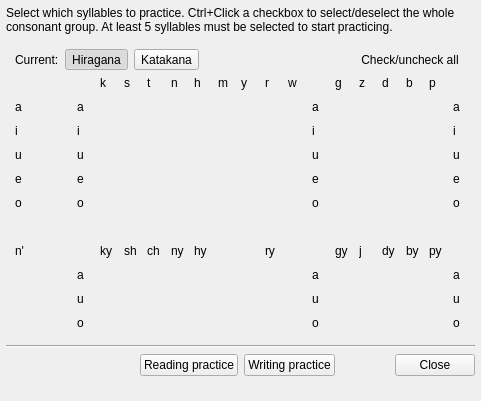
<?xml version="1.0" encoding="UTF-8"?>
<ui version="4.0">
 <class>KanaPracticeSettingsForm</class>
 <widget class="QMainWindow" name="KanaPracticeSettingsForm">
  <property name="geometry">
   <rect>
    <x>0</x>
    <y>0</y>
    <width>433</width>
    <height>401</height>
   </rect>
  </property>
  <property name="sizePolicy">
   <sizepolicy hsizetype="Fixed" vsizetype="Fixed">
    <horstretch>0</horstretch>
    <verstretch>0</verstretch>
   </sizepolicy>
  </property>
  <property name="windowTitle">
   <string>zkanji - Kana practice settings</string>
  </property>
  <widget class="QWidget" name="centralwidget">
   <layout class="QVBoxLayout" name="verticalLayout">
    <property name="leftMargin">
     <number>6</number>
    </property>
    <property name="topMargin">
     <number>6</number>
    </property>
    <property name="rightMargin">
     <number>6</number>
    </property>
    <property name="bottomMargin">
     <number>6</number>
    </property>
    <item>
     <widget class="QLabel" name="label">
      <property name="text">
       <string>Select which syllables to practice. Ctrl+Click a checkbox to select/deselect the whole consonant group. At least 5 syllables must be selected to start practicing.</string>
      </property>
      <property name="wordWrap">
       <bool>true</bool>
      </property>
     </widget>
    </item>
    <item>
     <widget class="QWidget" name="widget" native="true">
      <layout class="QVBoxLayout" name="verticalLayout_4">
       <item>
        <layout class="QHBoxLayout" name="horizontalLayout_3">
         <item>
          <widget class="QLabel" name="label_116">
           <property name="text">
            <string>Current:</string>
           </property>
          </widget>
         </item>
         <item>
          <widget class="QToolButton" name="hiraButton">
           <property name="toolTip">
            <string>Show which hiragana syllables to practice. When not displayed currently, the syllables are still checked</string>
           </property>
           <property name="text">
            <string>Hiragana</string>
           </property>
           <property name="checkable">
            <bool>true</bool>
           </property>
           <property name="checked">
            <bool>true</bool>
           </property>
           <property name="autoExclusive">
            <bool>true</bool>
           </property>
          </widget>
         </item>
         <item>
          <widget class="QToolButton" name="kataButton">
           <property name="toolTip">
            <string>Show which katakana syllables to practice. When not displayed currently, the syllables are still checked</string>
           </property>
           <property name="text">
            <string>Katakana</string>
           </property>
           <property name="checkable">
            <bool>true</bool>
           </property>
           <property name="autoExclusive">
            <bool>true</bool>
           </property>
          </widget>
         </item>
         <item>
          <spacer name="horizontalSpacer_3">
           <property name="orientation">
            <enum>Qt::Horizontal</enum>
           </property>
           <property name="sizeHint" stdset="0">
            <size>
             <width>40</width>
             <height>20</height>
            </size>
           </property>
          </spacer>
         </item>
         <item>
          <widget class="QToolButton" name="checkButton">
           <property name="toolTip">
            <string>Check all currently displayed kana</string>
           </property>
           <property name="text">
            <string>Check/uncheck all</string>
           </property>
           <property name="icon">
            <iconset resource="../Resources/resources.qrc">
             <normaloff>:/checkall.svg</normaloff>:/checkall.svg</iconset>
           </property>
           <property name="iconSize">
            <size>
             <width>18</width>
             <height>18</height>
            </size>
           </property>
           <property name="autoRaise">
            <bool>true</bool>
           </property>
          </widget>
         </item>
        </layout>
       </item>
       <item>
        <widget class="QStackedWidget" name="stack">
         <property name="currentIndex">
          <number>0</number>
         </property>
         <widget class="QWidget" name="hiraPage">
          <layout class="QVBoxLayout" name="verticalLayout_2">
           <property name="leftMargin">
            <number>0</number>
           </property>
           <property name="topMargin">
            <number>0</number>
           </property>
           <property name="rightMargin">
            <number>0</number>
           </property>
           <property name="bottomMargin">
            <number>0</number>
           </property>
           <item>
            <layout class="QGridLayout" name="hiraLayout">
             <property name="spacing">
              <number>10</number>
             </property>
             <item row="6" column="1">
              <widget class="QLabel" name="label_33">
               <property name="text">
                <string/>
               </property>
              </widget>
             </item>
             <item row="7" column="0">
              <widget class="QLabel" name="label_31">
               <property name="text">
                <string>n'</string>
               </property>
              </widget>
             </item>
             <item row="7" column="15">
              <widget class="QLabel" name="label_25">
               <property name="text">
                <string>j</string>
               </property>
              </widget>
             </item>
             <item row="7" column="14">
              <widget class="QLabel" name="label_24">
               <property name="text">
                <string>gy</string>
               </property>
              </widget>
             </item>
             <item row="1" column="13">
              <widget class="QLabel" name="label_100">
               <property name="text">
                <string>a</string>
               </property>
              </widget>
             </item>
             <item row="9" column="3">
              <widget class="QLabel" name="label_44">
               <property name="text">
                <string>u</string>
               </property>
              </widget>
             </item>
             <item row="1" column="0">
              <widget class="QLabel" name="label_18">
               <property name="text">
                <string>a</string>
               </property>
              </widget>
             </item>
             <item row="3" column="0">
              <widget class="QLabel" name="label_49">
               <property name="text">
                <string>u</string>
               </property>
              </widget>
             </item>
             <item row="0" column="1">
              <widget class="QLabel" name="label_32">
               <property name="text">
                <string/>
               </property>
              </widget>
             </item>
             <item row="0" column="6">
              <widget class="QLabel" name="label_5">
               <property name="text">
                <string>t</string>
               </property>
              </widget>
             </item>
             <item row="0" column="4">
              <widget class="QLabel" name="label_3">
               <property name="text">
                <string>k</string>
               </property>
              </widget>
             </item>
             <item row="2" column="0">
              <widget class="QLabel" name="label_48">
               <property name="text">
                <string>i</string>
               </property>
              </widget>
             </item>
             <item row="4" column="0">
              <widget class="QLabel" name="label_51">
               <property name="text">
                <string>e</string>
               </property>
              </widget>
             </item>
             <item row="0" column="9">
              <widget class="QLabel" name="label_8">
               <property name="text">
                <string>m</string>
               </property>
              </widget>
             </item>
             <item row="0" column="17">
              <widget class="QLabel" name="label_15">
               <property name="text">
                <string>b</string>
               </property>
              </widget>
             </item>
             <item row="0" column="18">
              <widget class="QLabel" name="label_16">
               <property name="text">
                <string>p</string>
               </property>
              </widget>
             </item>
             <item row="0" column="14">
              <widget class="QLabel" name="label_12">
               <property name="text">
                <string>g</string>
               </property>
              </widget>
             </item>
             <item row="0" column="16">
              <widget class="QLabel" name="label_14">
               <property name="text">
                <string>d</string>
               </property>
              </widget>
             </item>
             <item row="0" column="15">
              <widget class="QLabel" name="label_13">
               <property name="text">
                <string>z</string>
               </property>
              </widget>
             </item>
             <item row="1" column="3">
              <widget class="QLabel" name="label_2">
               <property name="text">
                <string>a</string>
               </property>
              </widget>
             </item>
             <item row="7" column="4">
              <widget class="QLabel" name="label_19">
               <property name="text">
                <string>ky</string>
               </property>
              </widget>
             </item>
             <item row="0" column="11">
              <widget class="QLabel" name="label_10">
               <property name="text">
                <string>r</string>
               </property>
              </widget>
             </item>
             <item row="0" column="12">
              <widget class="QLabel" name="label_11">
               <property name="text">
                <string>w</string>
               </property>
              </widget>
             </item>
             <item row="7" column="16">
              <widget class="QLabel" name="label_26">
               <property name="text">
                <string>dy</string>
               </property>
              </widget>
             </item>
             <item row="7" column="17">
              <widget class="QLabel" name="label_27">
               <property name="text">
                <string>by</string>
               </property>
              </widget>
             </item>
             <item row="8" column="3">
              <widget class="QLabel" name="label_30">
               <property name="text">
                <string>a</string>
               </property>
              </widget>
             </item>
             <item row="10" column="3">
              <widget class="QLabel" name="label_46">
               <property name="text">
                <string>o</string>
               </property>
              </widget>
             </item>
             <item row="5" column="0">
              <widget class="QLabel" name="label_50">
               <property name="text">
                <string>o</string>
               </property>
              </widget>
             </item>
             <item row="0" column="7">
              <widget class="QLabel" name="label_6">
               <property name="text">
                <string>n</string>
               </property>
              </widget>
             </item>
             <item row="7" column="18">
              <widget class="QLabel" name="label_28">
               <property name="text">
                <string>py</string>
               </property>
              </widget>
             </item>
             <item row="1" column="2">
              <spacer name="verticalSpacer_3">
               <property name="orientation">
                <enum>Qt::Vertical</enum>
               </property>
               <property name="sizeHint" stdset="0">
                <size>
                 <width>15</width>
                 <height>5</height>
                </size>
               </property>
              </spacer>
             </item>
             <item row="7" column="11">
              <widget class="QLabel" name="label_29">
               <property name="text">
                <string>ry</string>
               </property>
              </widget>
             </item>
             <item row="0" column="8">
              <widget class="QLabel" name="label_7">
               <property name="text">
                <string>h</string>
               </property>
              </widget>
             </item>
             <item row="5" column="3">
              <widget class="QLabel" name="label_43">
               <property name="text">
                <string>o</string>
               </property>
              </widget>
             </item>
             <item row="0" column="5">
              <widget class="QLabel" name="label_4">
               <property name="text">
                <string>s</string>
               </property>
              </widget>
             </item>
             <item row="0" column="10">
              <widget class="QLabel" name="label_9">
               <property name="text">
                <string>y</string>
               </property>
              </widget>
             </item>
             <item row="2" column="3">
              <widget class="QLabel" name="label_40">
               <property name="text">
                <string>i</string>
               </property>
              </widget>
             </item>
             <item row="3" column="3">
              <widget class="QLabel" name="label_41">
               <property name="text">
                <string>u</string>
               </property>
              </widget>
             </item>
             <item row="7" column="7">
              <widget class="QLabel" name="label_23">
               <property name="text">
                <string>ny</string>
               </property>
              </widget>
             </item>
             <item row="7" column="6">
              <widget class="QLabel" name="label_21">
               <property name="text">
                <string>ch</string>
               </property>
              </widget>
             </item>
             <item row="7" column="5">
              <widget class="QLabel" name="label_20">
               <property name="text">
                <string>sh</string>
               </property>
              </widget>
             </item>
             <item row="7" column="8">
              <widget class="QLabel" name="label_22">
               <property name="text">
                <string>hy</string>
               </property>
              </widget>
             </item>
             <item row="2" column="13">
              <widget class="QLabel" name="label_102">
               <property name="text">
                <string>i</string>
               </property>
              </widget>
             </item>
             <item row="2" column="19">
              <widget class="QLabel" name="label_103">
               <property name="text">
                <string>i</string>
               </property>
              </widget>
             </item>
             <item row="1" column="19">
              <widget class="QLabel" name="label_101">
               <property name="text">
                <string>a</string>
               </property>
              </widget>
             </item>
             <item row="3" column="13">
              <widget class="QLabel" name="label_104">
               <property name="text">
                <string>u</string>
               </property>
              </widget>
             </item>
             <item row="4" column="13">
              <widget class="QLabel" name="label_106">
               <property name="text">
                <string>e</string>
               </property>
              </widget>
             </item>
             <item row="3" column="19">
              <widget class="QLabel" name="label_105">
               <property name="text">
                <string>u</string>
               </property>
              </widget>
             </item>
             <item row="4" column="3">
              <widget class="QLabel" name="label_42">
               <property name="text">
                <string>e</string>
               </property>
              </widget>
             </item>
             <item row="4" column="19">
              <widget class="QLabel" name="label_107">
               <property name="text">
                <string>e</string>
               </property>
              </widget>
             </item>
             <item row="8" column="13">
              <widget class="QLabel" name="label_110">
               <property name="text">
                <string>a</string>
               </property>
              </widget>
             </item>
             <item row="5" column="19">
              <widget class="QLabel" name="label_109">
               <property name="text">
                <string>o</string>
               </property>
              </widget>
             </item>
             <item row="9" column="13">
              <widget class="QLabel" name="label_112">
               <property name="text">
                <string>u</string>
               </property>
              </widget>
             </item>
             <item row="8" column="19">
              <widget class="QLabel" name="label_111">
               <property name="text">
                <string>a</string>
               </property>
              </widget>
             </item>
             <item row="5" column="13">
              <widget class="QLabel" name="label_108">
               <property name="text">
                <string>o</string>
               </property>
              </widget>
             </item>
             <item row="10" column="19">
              <widget class="QLabel" name="label_115">
               <property name="text">
                <string>o</string>
               </property>
              </widget>
             </item>
             <item row="9" column="19">
              <widget class="QLabel" name="label_113">
               <property name="text">
                <string>u</string>
               </property>
              </widget>
             </item>
             <item row="10" column="13">
              <widget class="QLabel" name="label_114">
               <property name="text">
                <string>o</string>
               </property>
              </widget>
             </item>
            </layout>
           </item>
          </layout>
         </widget>
         <widget class="QWidget" name="kataPage">
          <layout class="QVBoxLayout" name="verticalLayout_3">
           <property name="leftMargin">
            <number>0</number>
           </property>
           <property name="topMargin">
            <number>0</number>
           </property>
           <property name="rightMargin">
            <number>0</number>
           </property>
           <property name="bottomMargin">
            <number>0</number>
           </property>
           <item>
            <layout class="QGridLayout" name="kataLayout">
             <property name="spacing">
              <number>10</number>
             </property>
             <item row="8" column="3">
              <widget class="QLabel" name="label_34">
               <property name="text">
                <string>A</string>
               </property>
              </widget>
             </item>
             <item row="7" column="16">
              <widget class="QLabel" name="label_35">
               <property name="text">
                <string>DY</string>
               </property>
              </widget>
             </item>
             <item row="10" column="3">
              <widget class="QLabel" name="label_47">
               <property name="text">
                <string>O</string>
               </property>
              </widget>
             </item>
             <item row="7" column="18">
              <widget class="QLabel" name="label_36">
               <property name="text">
                <string>PY</string>
               </property>
              </widget>
             </item>
             <item row="1" column="2">
              <spacer name="verticalSpacer_4">
               <property name="orientation">
                <enum>Qt::Vertical</enum>
               </property>
               <property name="sizeHint" stdset="0">
                <size>
                 <width>15</width>
                 <height>5</height>
                </size>
               </property>
              </spacer>
             </item>
             <item row="7" column="17">
              <widget class="QLabel" name="label_37">
               <property name="text">
                <string>BY</string>
               </property>
              </widget>
             </item>
             <item row="1" column="0">
              <widget class="QLabel" name="label_38">
               <property name="text">
                <string>A</string>
               </property>
              </widget>
             </item>
             <item row="9" column="3">
              <widget class="QLabel" name="label_45">
               <property name="text">
                <string>U</string>
               </property>
              </widget>
             </item>
             <item row="5" column="0">
              <widget class="QLabel" name="label_52">
               <property name="text">
                <string>O</string>
               </property>
              </widget>
             </item>
             <item row="3" column="0">
              <widget class="QLabel" name="label_53">
               <property name="text">
                <string>U</string>
               </property>
              </widget>
             </item>
             <item row="2" column="0">
              <widget class="QLabel" name="label_54">
               <property name="text">
                <string>I</string>
               </property>
              </widget>
             </item>
             <item row="7" column="11">
              <widget class="QLabel" name="label_39">
               <property name="text">
                <string>RY</string>
               </property>
              </widget>
             </item>
             <item row="4" column="0">
              <widget class="QLabel" name="label_55">
               <property name="text">
                <string>E</string>
               </property>
              </widget>
             </item>
             <item row="0" column="1">
              <widget class="QLabel" name="label_56">
               <property name="text">
                <string/>
               </property>
              </widget>
             </item>
             <item row="0" column="7">
              <widget class="QLabel" name="label_17">
               <property name="text">
                <string>N</string>
               </property>
              </widget>
             </item>
             <item row="0" column="8">
              <widget class="QLabel" name="label_57">
               <property name="text">
                <string>H</string>
               </property>
              </widget>
             </item>
             <item row="0" column="9">
              <widget class="QLabel" name="label_58">
               <property name="text">
                <string>M</string>
               </property>
              </widget>
             </item>
             <item row="0" column="6">
              <widget class="QLabel" name="label_59">
               <property name="text">
                <string>T</string>
               </property>
              </widget>
             </item>
             <item row="0" column="4">
              <widget class="QLabel" name="label_60">
               <property name="text">
                <string>K</string>
               </property>
              </widget>
             </item>
             <item row="0" column="16">
              <widget class="QLabel" name="label_61">
               <property name="text">
                <string>D</string>
               </property>
              </widget>
             </item>
             <item row="0" column="18">
              <widget class="QLabel" name="label_62">
               <property name="text">
                <string>P</string>
               </property>
              </widget>
             </item>
             <item row="0" column="15">
              <widget class="QLabel" name="label_63">
               <property name="text">
                <string>Z</string>
               </property>
              </widget>
             </item>
             <item row="0" column="17">
              <widget class="QLabel" name="label_64">
               <property name="text">
                <string>B</string>
               </property>
              </widget>
             </item>
             <item row="0" column="14">
              <widget class="QLabel" name="label_65">
               <property name="text">
                <string>G</string>
               </property>
              </widget>
             </item>
             <item row="0" column="11">
              <widget class="QLabel" name="label_66">
               <property name="text">
                <string>R</string>
               </property>
              </widget>
             </item>
             <item row="1" column="3">
              <widget class="QLabel" name="label_67">
               <property name="text">
                <string>A</string>
               </property>
              </widget>
             </item>
             <item row="0" column="12">
              <widget class="QLabel" name="label_68">
               <property name="text">
                <string>W</string>
               </property>
              </widget>
             </item>
             <item row="7" column="4">
              <widget class="QLabel" name="label_69">
               <property name="text">
                <string>KY</string>
               </property>
              </widget>
             </item>
             <item row="0" column="5">
              <widget class="QLabel" name="label_70">
               <property name="text">
                <string>S</string>
               </property>
              </widget>
             </item>
             <item row="0" column="10">
              <widget class="QLabel" name="label_71">
               <property name="text">
                <string>Y</string>
               </property>
              </widget>
             </item>
             <item row="7" column="7">
              <widget class="QLabel" name="label_72">
               <property name="text">
                <string>NY</string>
               </property>
              </widget>
             </item>
             <item row="2" column="3">
              <widget class="QLabel" name="label_73">
               <property name="text">
                <string>I</string>
               </property>
              </widget>
             </item>
             <item row="5" column="3">
              <widget class="QLabel" name="label_74">
               <property name="text">
                <string>O</string>
               </property>
              </widget>
             </item>
             <item row="3" column="3">
              <widget class="QLabel" name="label_75">
               <property name="text">
                <string>U</string>
               </property>
              </widget>
             </item>
             <item row="7" column="8">
              <widget class="QLabel" name="label_76">
               <property name="text">
                <string>HY</string>
               </property>
              </widget>
             </item>
             <item row="7" column="5">
              <widget class="QLabel" name="label_77">
               <property name="text">
                <string>SH</string>
               </property>
              </widget>
             </item>
             <item row="7" column="6">
              <widget class="QLabel" name="label_78">
               <property name="text">
                <string>CH</string>
               </property>
              </widget>
             </item>
             <item row="4" column="3">
              <widget class="QLabel" name="label_79">
               <property name="text">
                <string>E</string>
               </property>
              </widget>
             </item>
             <item row="7" column="15">
              <widget class="QLabel" name="label_80">
               <property name="text">
                <string>J</string>
               </property>
              </widget>
             </item>
             <item row="7" column="14">
              <widget class="QLabel" name="label_81">
               <property name="text">
                <string>GY</string>
               </property>
              </widget>
             </item>
             <item row="7" column="0">
              <widget class="QLabel" name="label_82">
               <property name="text">
                <string>N'</string>
               </property>
              </widget>
             </item>
             <item row="6" column="1">
              <widget class="QLabel" name="label_83">
               <property name="text">
                <string/>
               </property>
              </widget>
             </item>
             <item row="1" column="13">
              <widget class="QLabel" name="label_84">
               <property name="text">
                <string>A</string>
               </property>
              </widget>
             </item>
             <item row="1" column="19">
              <widget class="QLabel" name="label_85">
               <property name="text">
                <string>A</string>
               </property>
              </widget>
             </item>
             <item row="2" column="13">
              <widget class="QLabel" name="label_86">
               <property name="text">
                <string>I</string>
               </property>
              </widget>
             </item>
             <item row="2" column="19">
              <widget class="QLabel" name="label_87">
               <property name="text">
                <string>I</string>
               </property>
              </widget>
             </item>
             <item row="3" column="13">
              <widget class="QLabel" name="label_88">
               <property name="text">
                <string>U</string>
               </property>
              </widget>
             </item>
             <item row="3" column="19">
              <widget class="QLabel" name="label_89">
               <property name="text">
                <string>U</string>
               </property>
              </widget>
             </item>
             <item row="4" column="13">
              <widget class="QLabel" name="label_90">
               <property name="text">
                <string>E</string>
               </property>
              </widget>
             </item>
             <item row="4" column="19">
              <widget class="QLabel" name="label_91">
               <property name="text">
                <string>E</string>
               </property>
              </widget>
             </item>
             <item row="5" column="13">
              <widget class="QLabel" name="label_92">
               <property name="text">
                <string>O</string>
               </property>
              </widget>
             </item>
             <item row="5" column="19">
              <widget class="QLabel" name="label_93">
               <property name="text">
                <string>O</string>
               </property>
              </widget>
             </item>
             <item row="8" column="13">
              <widget class="QLabel" name="label_94">
               <property name="text">
                <string>A</string>
               </property>
              </widget>
             </item>
             <item row="8" column="19">
              <widget class="QLabel" name="label_95">
               <property name="text">
                <string>A</string>
               </property>
              </widget>
             </item>
             <item row="9" column="13">
              <widget class="QLabel" name="label_96">
               <property name="text">
                <string>U</string>
               </property>
              </widget>
             </item>
             <item row="10" column="13">
              <widget class="QLabel" name="label_97">
               <property name="text">
                <string>O</string>
               </property>
              </widget>
             </item>
             <item row="9" column="19">
              <widget class="QLabel" name="label_98">
               <property name="text">
                <string>U</string>
               </property>
              </widget>
             </item>
             <item row="10" column="19">
              <widget class="QLabel" name="label_99">
               <property name="text">
                <string>O</string>
               </property>
              </widget>
             </item>
            </layout>
           </item>
          </layout>
         </widget>
        </widget>
       </item>
      </layout>
     </widget>
    </item>
    <item>
     <widget class="Line" name="line">
      <property name="orientation">
       <enum>Qt::Horizontal</enum>
      </property>
     </widget>
    </item>
    <item>
     <layout class="QHBoxLayout" name="horizontalLayout_2">
      <item>
       <spacer name="horizontalSpacer">
        <property name="orientation">
         <enum>Qt::Horizontal</enum>
        </property>
        <property name="sizeHint" stdset="0">
         <size>
          <width>40</width>
          <height>20</height>
         </size>
        </property>
       </spacer>
      </item>
      <item>
       <widget class="QPushButton" name="test1Button">
        <property name="text">
         <string>Reading practice</string>
        </property>
       </widget>
      </item>
      <item>
       <widget class="QPushButton" name="test2Button">
        <property name="text">
         <string>Writing practice</string>
        </property>
       </widget>
      </item>
      <item>
       <layout class="QHBoxLayout" name="horizontalLayout">
        <item>
         <spacer name="horizontalSpacer_2">
          <property name="orientation">
           <enum>Qt::Horizontal</enum>
          </property>
          <property name="sizeHint" stdset="0">
           <size>
            <width>40</width>
            <height>20</height>
           </size>
          </property>
         </spacer>
        </item>
        <item>
         <widget class="QPushButton" name="closeButton">
          <property name="text">
           <string>Close</string>
          </property>
         </widget>
        </item>
       </layout>
      </item>
     </layout>
    </item>
   </layout>
  </widget>
  <widget class="ZStatusBar" name="status">
   <property name="sizeGripEnabled">
    <bool>false</bool>
   </property>
  </widget>
 </widget>
 <customwidgets>
  <customwidget>
   <class>ZStatusBar</class>
   <extends>QStatusBar</extends>
   <header>zstatusbar.h</header>
   <container>1</container>
  </customwidget>
 </customwidgets>
 <resources>
  <include location="Resources/resources.qrc"/>
 </resources>
 <connections/>
</ui>
